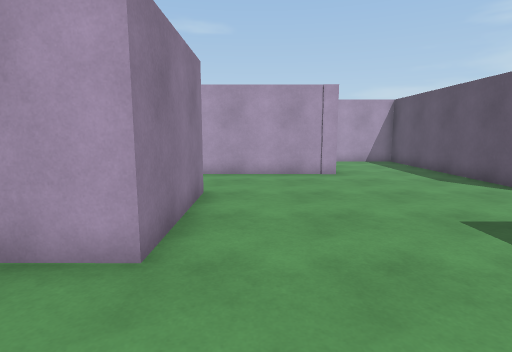
[1] (above)

24 first-person views from a walk through a Unity game level. The camera is 1.4 m above the floor, tilts 8° down and sees 80° across. The floor is counted in squares, 1 m on a side. Each view is taken from the middle of a square. On the plan, view 1 faces up. The plan holds only what a view shows up to about 14 squares ahead; the rest is blank. The place goes on beyond the plan. The player character is not drawn.

[2]
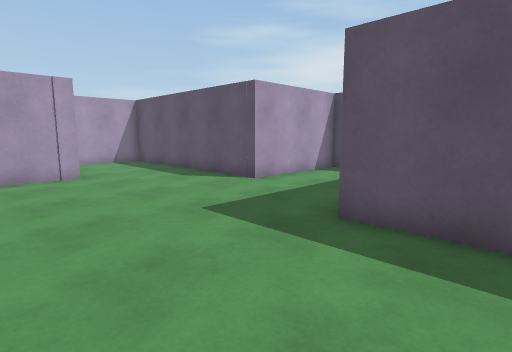

[3]
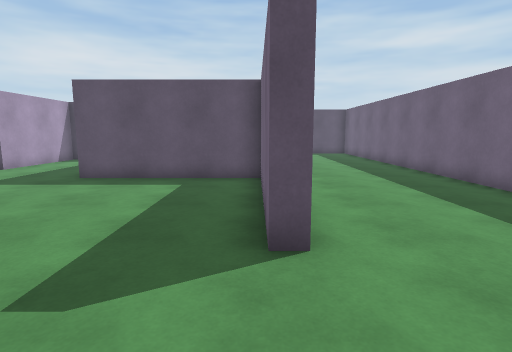

[4]
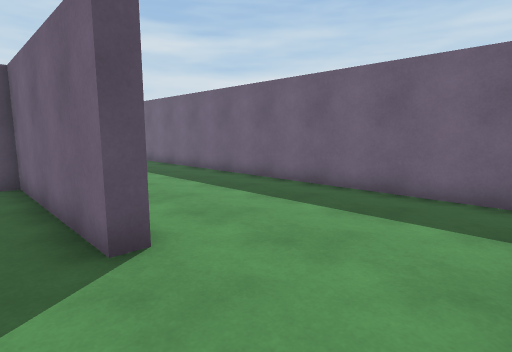

[5]
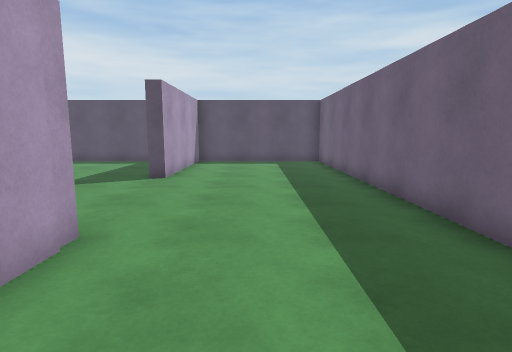

[6]
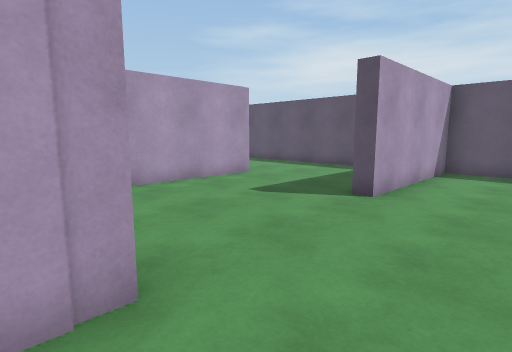

[7]
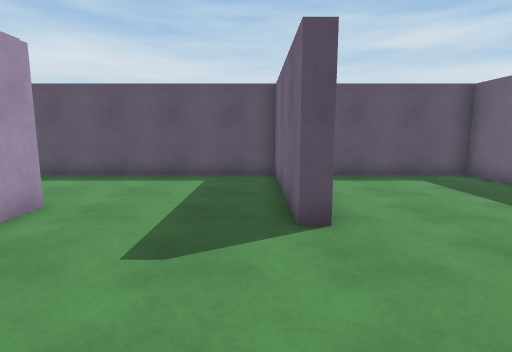

[8]
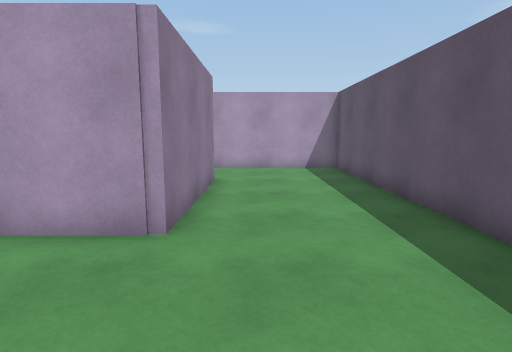

[9]
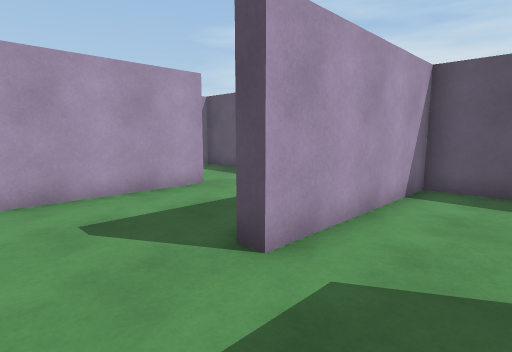

[10]
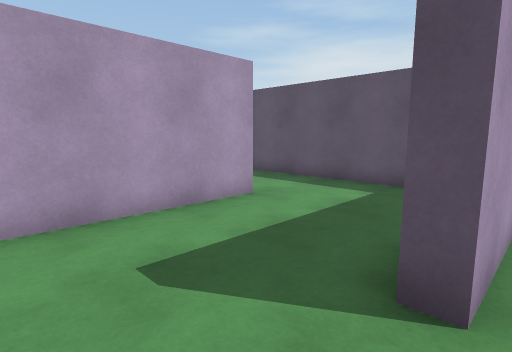

[11]
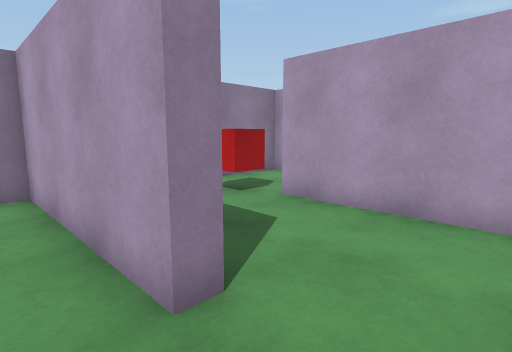

[12]
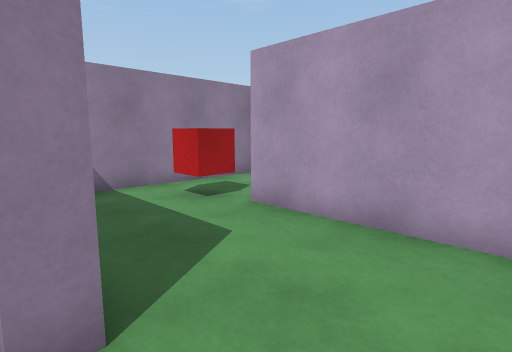

[13]
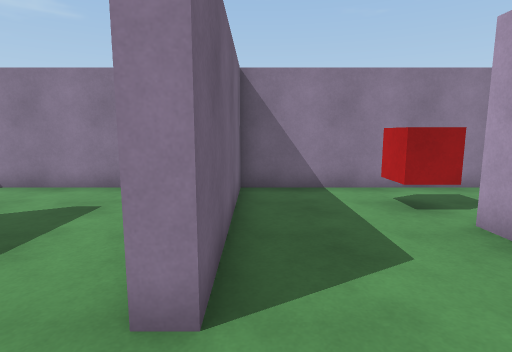

[14]
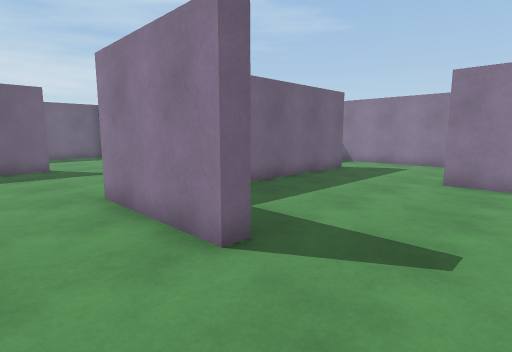

[15]
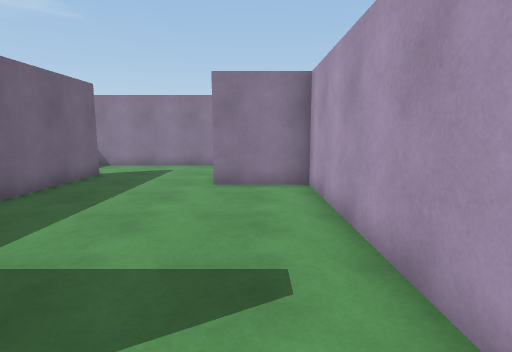

[16]
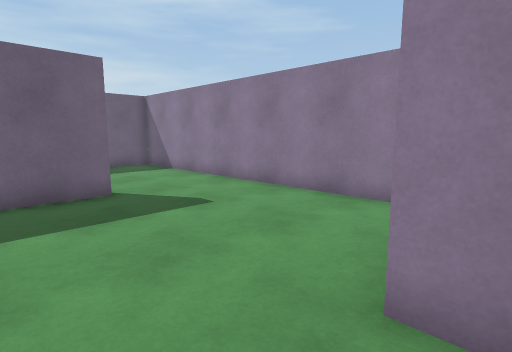

[17]
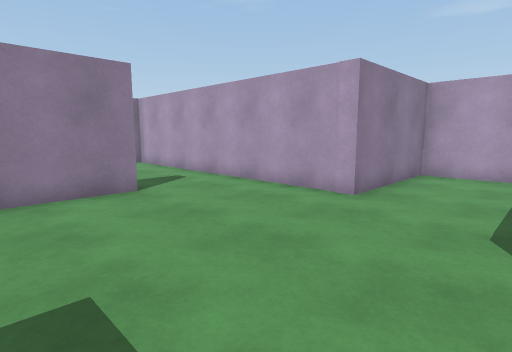

[18]
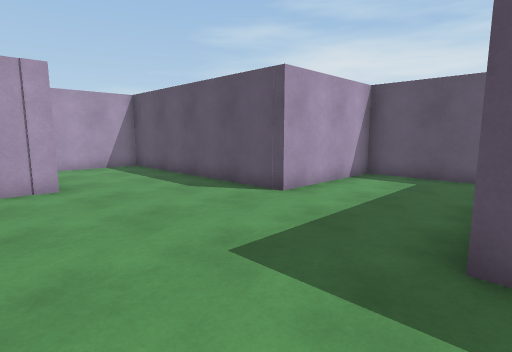

[19]
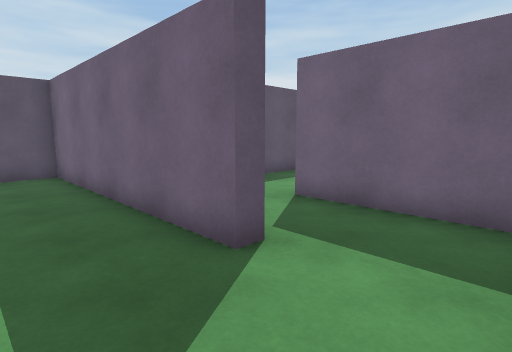

[20]
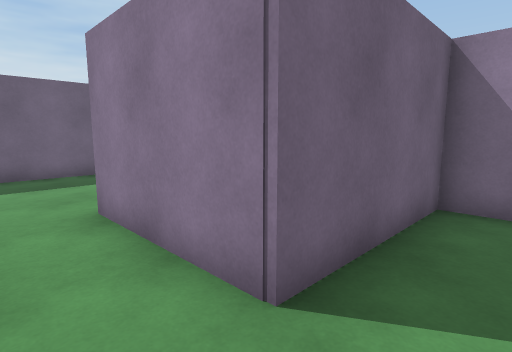

[21]
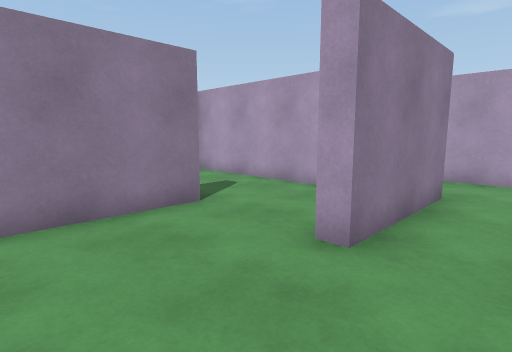

[22]
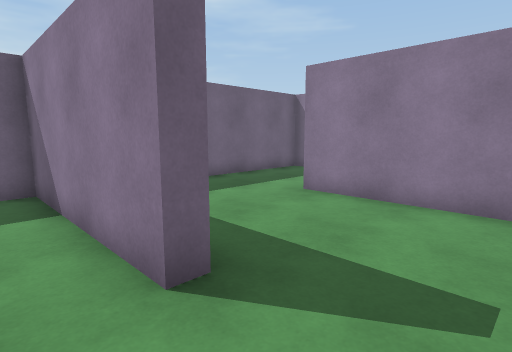

[23]
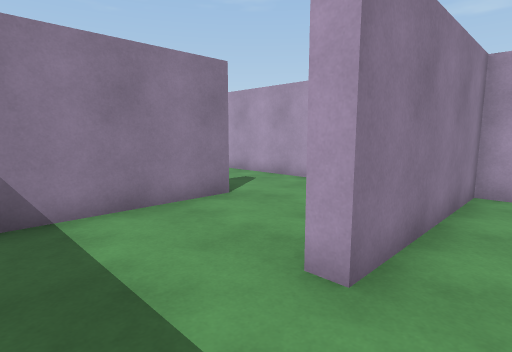

[24]
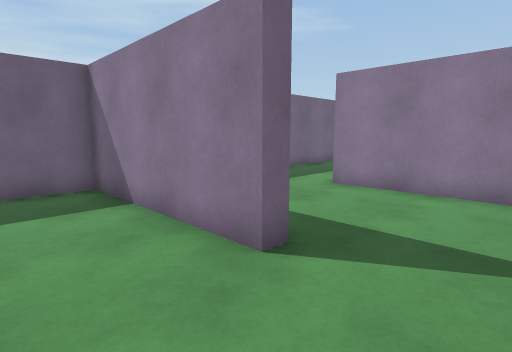

### Floor plan
Points are (right, up) in squares from view 1. A wall is a line through its corners. A room is listed if a view was taken in it or the views show most of it. See-through windows are left out.
Room 1 (views 1, 2, 3, 4, 5, 6, 7, 8, 9, 10, 11, 12, 13, 14, 15, 16, 17, 18, 19)
walls: (-1.8, 7.2) (-1.2, 7.2) (-1.2, 3.2) (-2.9, 3.2); (11.3, 3.5) (11.3, 6.7) (6.7, 6.7) (6.7, 15.1) (2.8, 15.1) (2.8, 10.5) (-8.3, 10.5) (-8.3, 7.8); (5.1, -3.7) (3.6, -3.7); (11.8, 7.1) (11.8, 2) (7.2, 2); (7.2, 12.5) (7.2, 9.4); (-1.5, -3.8) (-1.5, -3.1) (4.5, -3.1) (4.5, 2.6); (-5.3, 1.8) (-5.3, -9.2) (16.3, -9.2) (16.3, -3.2) (10.5, -3.2) (10.5, -2.7) (16, -2.7); (16.3, -2.8) (16.3, 10.5) (10.5, 10.5) (10.5, 10.9); (-10.3, 3.1) (-10.3, 3.7) (-1.8, 3.7) (-1.8, 5.1); (16.3, 12.8) (16.3, 19.4) (10.5, 19.4); (7.2, 20.5) (7.2, 15.6) (13, 15.6) (13, 15.1) (7.2, 15.1); (-13.3, 7.2) (-13.3, 0.5) (-10.4, 0.5)
ways out: opening at (-9.5, 1.5) to room 2
objects: red cube (9, 19)
Room 2 (views 20, 21, 22, 23, 24)
walls: (-21.6, 0) (-25.6, 0); (-22.1, -3.4) (-21.5, -3.4) (-21.5, -9.2) (-16.9, -9.2); (-11.6, 0) (-17.3, 0) (-17.3, -5.5) (-17.8, -5.5); (-26.6, -1.5) (-26.6, -5.6); (-12.9, -3.4) (-12.2, -3.4) (-12.2, -9.2) (-7.9, -9.2); (-10.4, 0.5) (-8.7, 0.5) (-8.7, -3.7) (-9.2, -3.7); (-7.8, 3.2) (-9.4, 3.2); (-5.8, -3.5) (-5.8, -1.6); (-30.5, -9.2) (-29.1, -9.2)
ways out: opening at (-9.5, 1.5) to room 1

Positions as (right, up) in squares from view 1, and headings:
1: (0, 0), facing up
2: (0, 0), facing up-right
3: (-5, -3), facing right
4: (-5, -2), facing down-right
5: (1, -6), facing right
6: (4, -6), facing up-right
7: (6, -2), facing right
8: (13, -2), facing up
9: (8, 8), facing up-right
10: (8, 10), facing up-right
11: (15, 14), facing up-left
12: (15, 15), facing up-left
13: (15, 16), facing left
14: (1, 10), facing down-left
15: (0, 9), facing left
16: (1, 4), facing down-left
17: (6, 4), facing up-left
18: (1, 2), facing up-right
19: (-13, 6), facing down-right
20: (-7, 2), facing down-left
21: (-7, -7), facing up-left
22: (-11, -1), facing down-left
23: (-16, -8), facing up-left
24: (-19, -1), facing down-left
